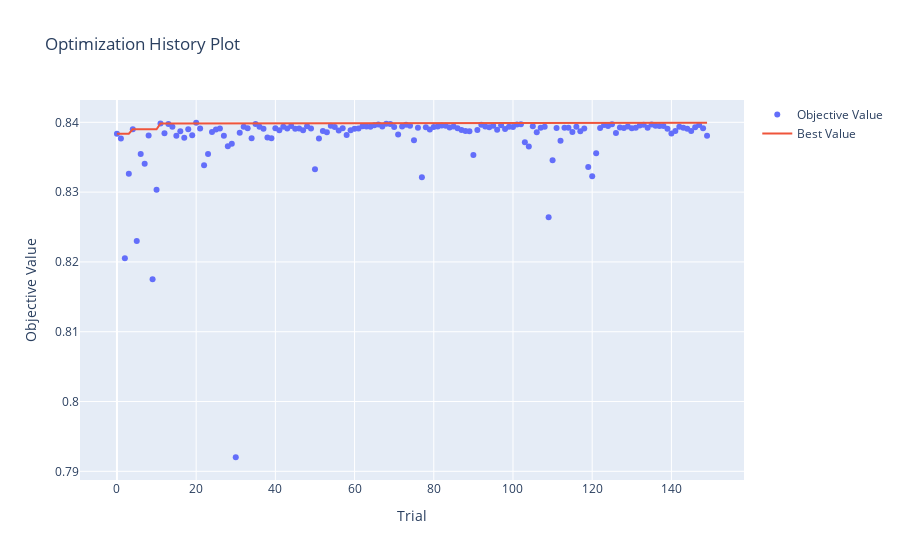
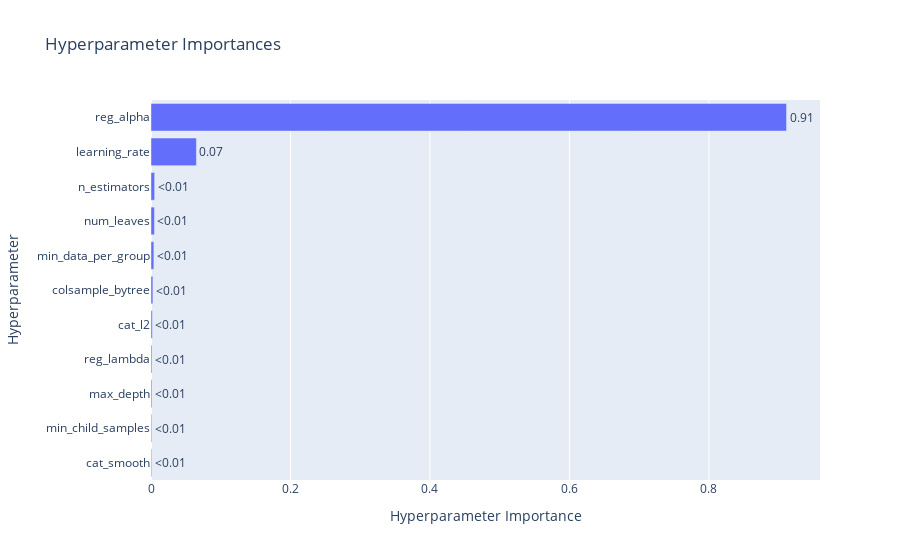

The notebook cell saved with these charts, in order:
### Code cell
# Save
pickle.dump(study.best_trial.params, open('LGBM_Hyperparameter.pickle', 'wb'))
print("Best Score: ", study.best_value)
printmd('**LGBM Tuned Hyperparameters**')
pprint.pprint(study.best_trial.params)

# history
display(optuna.visualization.plot_optimization_history(study))

# Importance
display(plot_param_importances(study))

### Figure 1 — Plotly figure (JSON) as saved in the notebook; plotly's stock layout.template omitted (floating-point values rounded to 4 significant figures; data arrays with more than 128 entries replaced by an {"elided": "..."} marker saying what was removed)
{"data": [{"mode": "markers", "name": "Objective Value", "type": "scatter", "x": {"elided": "150 int values"}, "y": {"elided": "150 float values"}}, {"mode": "lines", "name": "Best Value", "type": "scatter", "x": {"elided": "150 int values"}, "y": {"elided": "150 float values"}}, {"marker": {"color": "#cccccc"}, "mode": "markers", "name": "Infeasible Trial", "showlegend": false, "type": "scatter", "x": [], "y": []}], "layout": {"title": {"text": "Optimization History Plot"}, "xaxis": {"title": {"text": "Trial"}}, "yaxis": {"title": {"text": "Objective Value"}}}}

### Figure 2 — Plotly figure (JSON) as saved in the notebook; plotly's stock layout.template omitted (floating-point values rounded to 4 significant figures)
{"data": [{"cliponaxis": false, "hovertemplate": ["cat_smooth (IntDistribution): 0.000971582673858906<extra></extra>", "min_child_samples (IntDistribution): 0.001046812290181951<extra></extra>", "max_depth (IntDistribution): 0.0013034550527469245<extra></extra>", "reg_lambda (FloatDistribution): 0.0013333045663184166<extra></extra>", "cat_l2 (IntDistribution): 0.0019200428354503641<extra></extra>", "colsample_bytree (FloatDistribution): 0.002712679512623764<extra></extra>", "min_data_per_group (IntDistribution): 0.004115697262943683<extra></extra>", "num_leaves (IntDistribution): 0.0049409888444152195<extra></extra>", "n_estimators (IntDistribution): 0.005204376112150513<extra></extra>", "learning_rate (FloatDistribution): 0.0651383305378161<extra></extra>", "reg_alpha (FloatDistribution): 0.9113127303114943<extra></extra>"], "name": "Objective Value", "orientation": "h", "text": ["<0.01", "<0.01", "<0.01", "<0.01", "<0.01", "<0.01", "<0.01", "<0.01", "<0.01", "0.07", "0.91"], "textposition": "outside", "type": "bar", "x": [0.0009716, 0.001047, 0.001303, 0.001333, 0.00192, 0.002713, 0.004116, 0.004941, 0.005204, 0.06514, 0.9113], "y": ["cat_smooth", "min_child_samples", "max_depth", "reg_lambda", "cat_l2", "colsample_bytree", "min_data_per_group", "num_leaves", "n_estimators", "learning_rate", "reg_alpha"]}], "layout": {"title": {"text": "Hyperparameter Importances"}, "xaxis": {"title": {"text": "Hyperparameter Importance"}}, "yaxis": {"title": {"text": "Hyperparameter"}}}}
